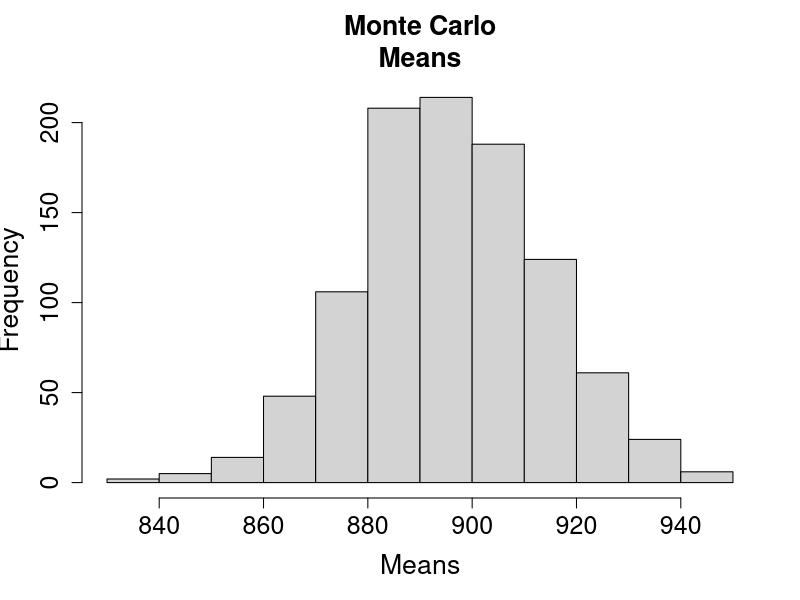
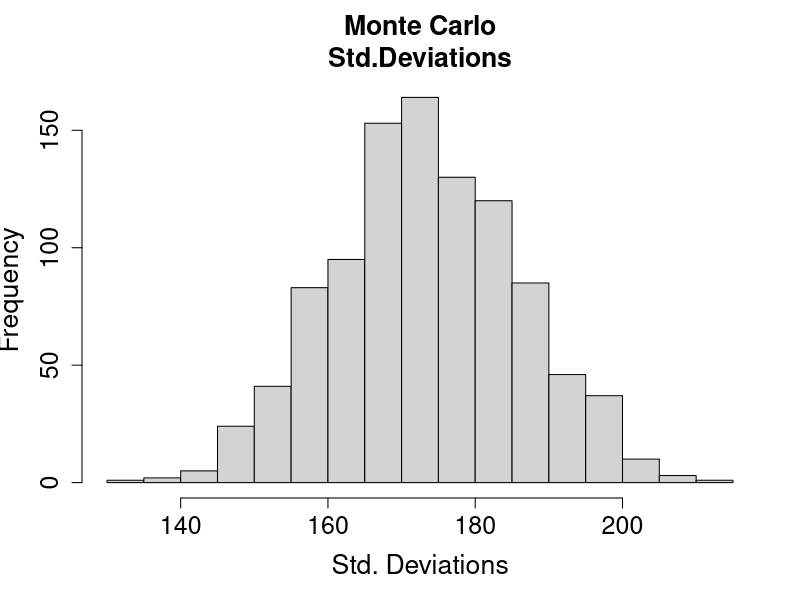
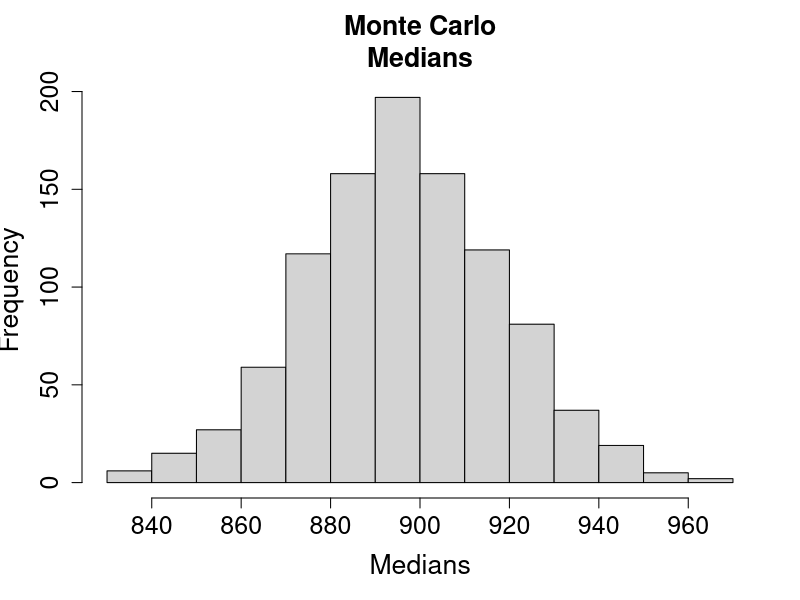
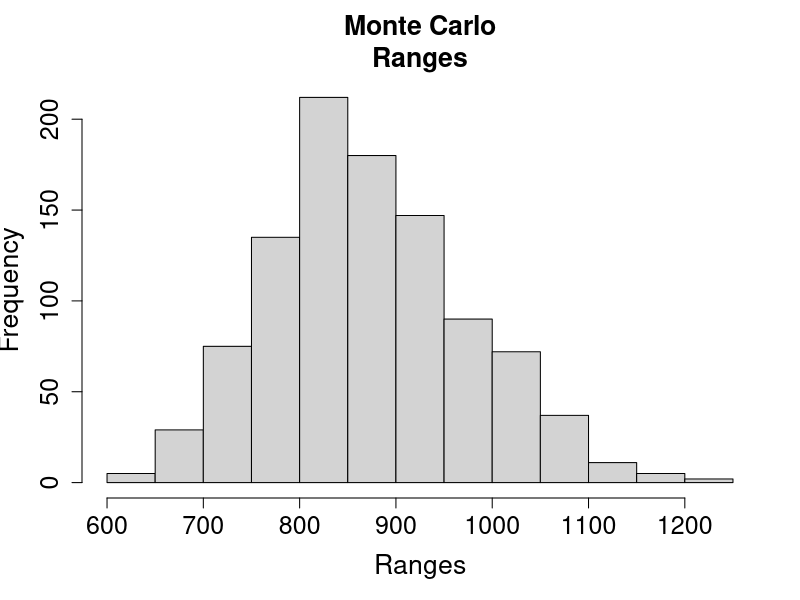
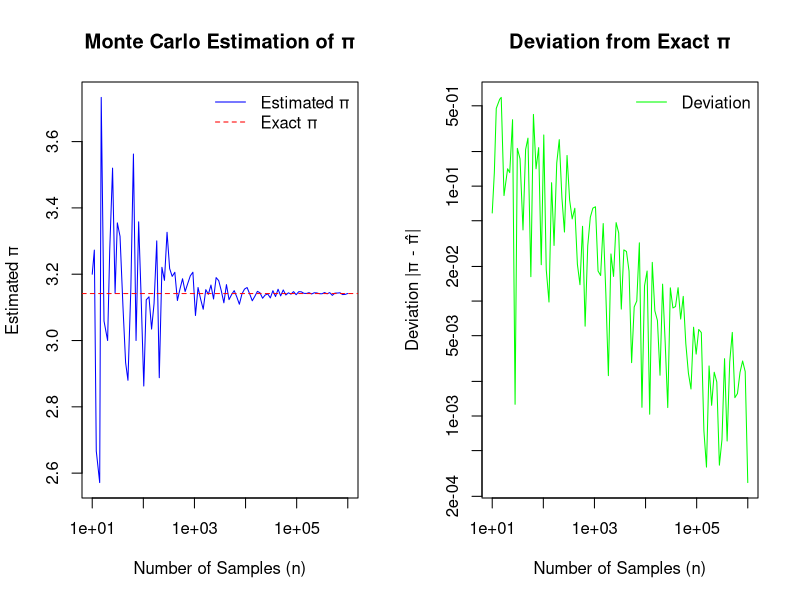
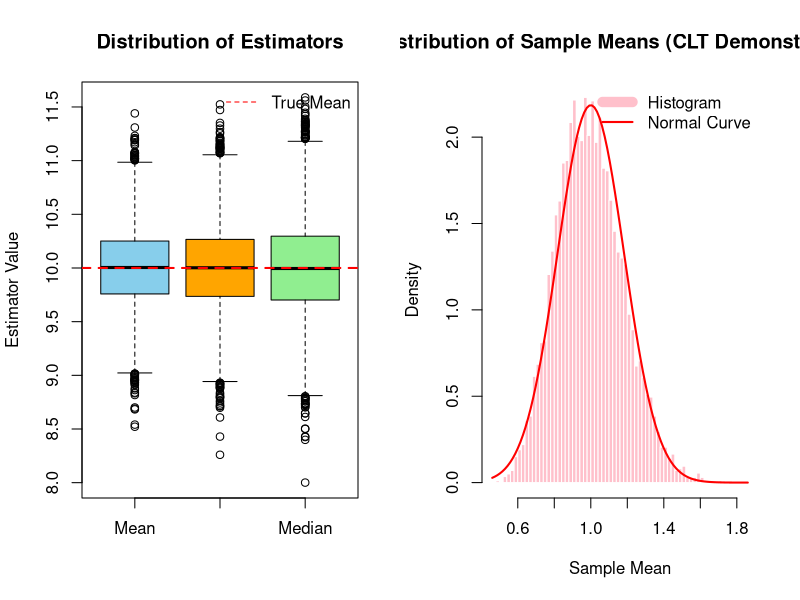
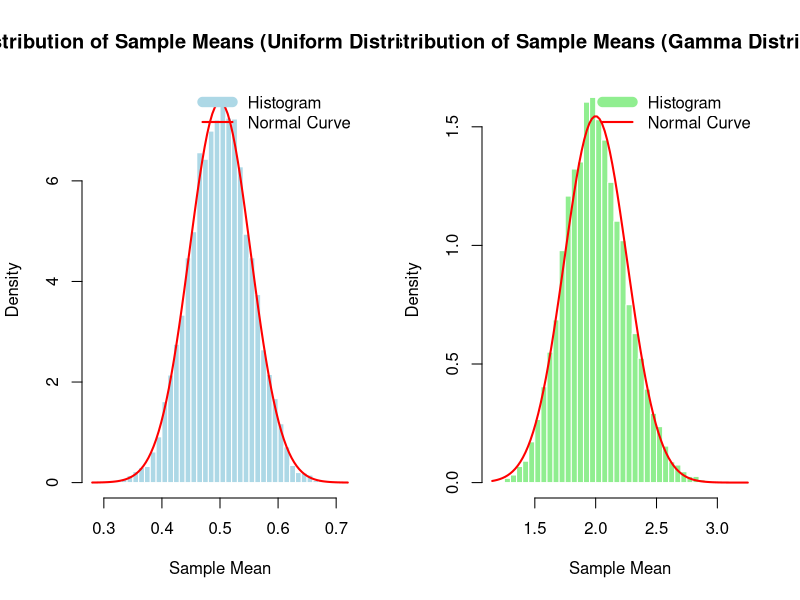
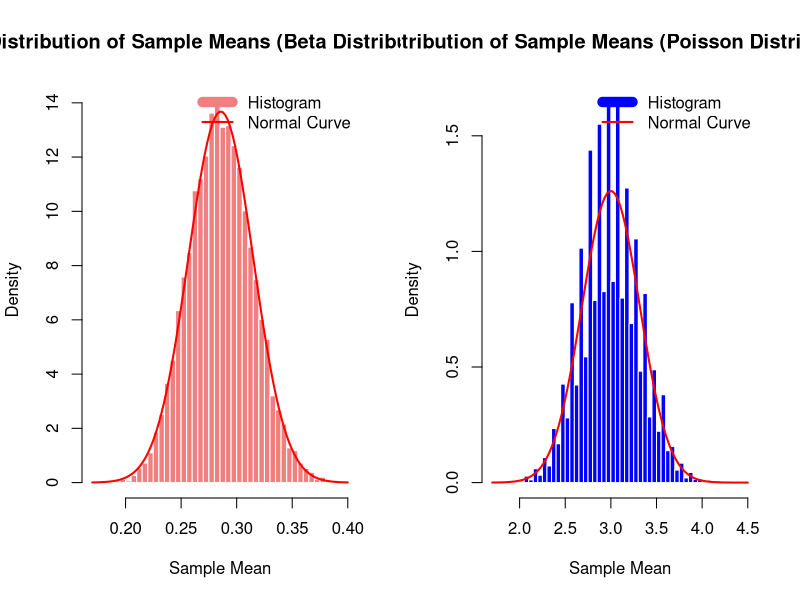

These figures' R source, in order:
## ---- chunk 1
# Normal Distribution
rnorm(100, mean=10,sd=4)

# Binomial Distribution
rbinom(6,size=1,prob=0.5)

# Uniform Distribution
runif(50,min=0,max=100)
## ---- chunk 2
#Data Genaration
m <- 1000
n <- 100
x <- matrix(rnorm((m*n),896,174), nrow=m)
means <- apply(x,MARGIN=1,FUN=mean)
sdevs <- apply(x,MARGIN=1,FUN=sd)
medians <- apply(x,MARGIN=1,FUN=median)
ranges <- apply(apply(x,MARGIN=1,FUN=range),MARGIN=2,FUN=diff)

# Visualisation

## Hist Mean
hist(means,xlab="Means",ylab="Frequency", main="Monte Carlo
Means",cex.axis=1.5,cex.lab=1.6,cex.main=1.6)

## Hist Sdev
hist(sdevs,xlab="Std. Deviations",ylab= "Frequency",main="Monte Carlo
Std.Deviations",cex.axis=1.5,cex.lab=1.6,cex.main=1.6)

## Hist Median
hist(medians,xlab="Medians",ylab="Frequency", main="Monte Carlo
Medians",cex.axis=1.5,cex.lab=1.6,cex.main=1.6)

##  Hist Range
hist(ranges,xlab="Ranges",ylab="Frequency", main="Monte Carlo
Ranges",cex.axis=1.5,cex.lab=1.6,cex.main=1.6)
## ---- chunk 3
# Monte Carlo Simulation to Estimate π
monte_carlo_pi <- function(n) {
  x <- runif(n, -1, 1) # produce x coordinate
  y <- runif(n, -1, 1) # produce y coordinate
  inside_circle <- (x^2 + y^2) <= 1  # Check if points fall inside the unit circle
  pi_estimate <- 4 * sum(inside_circle) / n  # Estimate π using the ratio
  return(pi_estimate)
}

# Parameters for the simulation
n_values <- as.integer(10^seq(1, 6, length.out = 100))  # Vary n from 10 to 1,000,000
pi_exact <- pi  # Exact value of π
estimates <- numeric(length(n_values))  # Store estimates of π
deviations <- numeric(length(n_values))  # Store deviations from exact value

# Perform Monte Carlo simulation for different n values
for (i in seq_along(n_values)) {
  n <- n_values[i]
  estimates[i] <- monte_carlo_pi(n)
  deviations[i] <- abs(pi_exact - estimates[i])
}

# Plotting
par(mfrow = c(1, 2))  # Create a 1x2 plot layout

# Plot π estimates
plot(n_values, estimates, type = "l", log = "x", col = "blue", 
     xlab = "Number of Samples (n)", ylab = "Estimated π", 
     main = "Monte Carlo Estimation of π")
abline(h = pi_exact, col = "red", lty = 2)  # Add horizontal line for exact π
legend("topright", legend = c("Estimated π", "Exact π"), 
       col = c("blue", "red"), lty = c(1, 2), bty = "n")

# Plot deviations
plot(n_values, deviations, type = "l", log = "xy", col = "green", 
     xlab = "Number of Samples (n)", ylab = "Deviation |π - π̂|", 
     main = "Deviation from Exact π")
legend("topright", legend = c("Deviation"), 
       col = c("green"), lty = c(1), bty = "n")
## ---- chunk 4
set.seed(123)  # For reproducibility

# Parameters
n <- 30  # Sample size
mu <- 10  # True mean
sigma <- 2  # True standard deviation
N_sim <- 10000  # Number of simulations

# Initialize vectors to store the estimators
mean_estimates <- numeric(N_sim)
trimmed_mean_estimates <- numeric(N_sim)
median_estimates <- numeric(N_sim)

# Monte Carlo Simulation
for (i in 1:N_sim) {
  # Generate random sample
  sample <- rnorm(n, mean = mu, sd = sigma)
  
  # Compute estimators
  mean_estimates[i] <- mean(sample)  # Sample mean
  trimmed_mean_estimates[i] <- mean(sample, trim = 0.2)  # 20% trimmed mean
  median_estimates[i] <- median(sample)  # Sample median
}

# Compute biases
mean_bias <- mean(mean_estimates) - mu
trimmed_mean_bias <- mean(trimmed_mean_estimates) - mu
median_bias <- mean(median_estimates) - mu

# Display results
cat("Bias of Sample Mean: ", mean_bias, "\n")
cat("Bias of 20% Trimmed Mean: ", trimmed_mean_bias, "\n")
cat("Bias of Sample Median: ", median_bias, "\n")

# Visualization
boxplot(mean_estimates, trimmed_mean_estimates, median_estimates, 
        names = c("Mean", "Trimmed Mean", "Median"),
        main = "Distribution of Estimators",
        ylab = "Estimator Value",
        col = c("skyblue", "orange", "lightgreen"))
abline(h = mu, col = "red", lty = 2, lwd = 2)  # True mean
legend("topright", legend = "True Mean", col = "red", lty = 2, bty = "n")

## ---- chunk 5
set.seed(1000)  # For reproducibility

# Parameters
n <- 30  # Sample size
N_sim <- 10000  # Number of simulations

# Generate sample means from a non-normal distribution (Exponential)
sample_means <- numeric(N_sim)
for (i in 1:N_sim) {
  sample <- rexp(n, rate = 1)  # Exponential distribution with rate = 1
  sample_means[i] <- mean(sample)  # Compute sample mean
}

# Theoretical normal distribution
mean_theoretical <- 1  # Mean of Exponential(1) = 1
sd_theoretical <- 1 / sqrt(n)  # Standard deviation of the sampling distribution

# Visualization
hist(sample_means, breaks = 50, probability = TRUE, 
     main = "Distribution of Sample Means (CLT Demonstration)",
     xlab = "Sample Mean", col = "pink", border = "white")
curve(dnorm(x, mean = mean_theoretical, sd = sd_theoretical), 
      col = "red", lwd = 2, add = TRUE)  # Overlay normal curve
legend("topright", legend = c("Histogram", "Normal Curve"), 
       col = c("pink", "red"), lty = c(1, 1), lwd = c(10, 2), bty = "n")

## ---- chunk 6
set.seed(1000)  # For reproducibility

# Parameters
n <- 30  # Sample size
N_sim <- 10000  # Number of simulations

# Generate sample means from a uniform distribution
sample_means_uniform <- numeric(N_sim)
for (i in 1:N_sim) {
  sample <- runif(n, min = 0, max = 1)  # Uniform distribution between 0 and 1
  sample_means_uniform[i] <- mean(sample)  # Compute sample mean
}

# Theoretical normal distribution
mean_theoretical_uniform <- 0.5  # Mean of Uniform(0, 1) = (0 + 1) / 2
sd_theoretical_uniform <- sqrt((1/12) / n)  # Standard deviation of the sampling distribution

# Visualization
hist(sample_means_uniform, breaks = 50, probability = TRUE, 
     main = "Distribution of Sample Means (Uniform Distribution)",
     xlab = "Sample Mean", col = "lightblue", border = "white")
curve(dnorm(x, mean = mean_theoretical_uniform, sd = sd_theoretical_uniform), 
      col = "red", lwd = 2, add = TRUE)  # Overlay normal curve
legend("topright", legend = c("Histogram", "Normal Curve"), 
       col = c("lightblue", "red"), lty = c(1, 1), lwd = c(10, 2), bty = "n")
## ---- chunk 7
set.seed(1000)  # For reproducibility

# Parameters
n <- 30  # Sample size
N_sim <- 10000  # Number of simulations

# Generate sample means from a gamma distribution
sample_means_gamma <- numeric(N_sim)
for (i in 1:N_sim) {
  sample <- rgamma(n, shape = 2, rate = 1)  # Gamma distribution with shape = 2, rate = 1
  sample_means_gamma[i] <- mean(sample)  # Compute sample mean
}

# Theoretical normal distribution
mean_theoretical_gamma <- 2  # Mean of Gamma(2, 1) = shape / rate = 2
sd_theoretical_gamma <- sqrt(2 / n)  # Standard deviation of the sampling distribution

# Visualization
hist(sample_means_gamma, breaks = 50, probability = TRUE, 
     main = "Distribution of Sample Means (Gamma Distribution)",
     xlab = "Sample Mean", col = "lightgreen", border = "white")
curve(dnorm(x, mean = mean_theoretical_gamma, sd = sd_theoretical_gamma), 
      col = "red", lwd = 2, add = TRUE)  # Overlay normal curve
legend("topright", legend = c("Histogram", "Normal Curve"), 
       col = c("lightgreen", "red"), lty = c(1, 1), lwd = c(10, 2), bty = "n")
## ---- chunk 8
set.seed(1000)  # For reproducibility

# Parameters
n <- 30  # Sample size
N_sim <- 10000  # Number of simulations

# Generate sample means from a beta distribution
sample_means_beta <- numeric(N_sim)
for (i in 1:N_sim) {
  sample <- rbeta(n, shape1 = 2, shape2 = 5)  # Beta distribution with shape1 = 2, shape2 = 5
  sample_means_beta[i] <- mean(sample)  # Compute sample mean
}

# Theoretical normal distribution
mean_theoretical_beta <- 2 / (2 + 5)  # Mean of Beta(2, 5) = shape1 / (shape1 + shape2)
sd_theoretical_beta <- sqrt((2 * 5) / ((2 + 5)^2 * (2 + 5 + 1))) / sqrt(n)  # Standard deviation of the sampling distribution

# Visualization
hist(sample_means_beta, breaks = 50, probability = TRUE, 
     main = "Distribution of Sample Means (Beta Distribution)",
     xlab = "Sample Mean", col = "lightcoral", border = "white")
curve(dnorm(x, mean = mean_theoretical_beta, sd = sd_theoretical_beta), 
      col = "red", lwd = 2, add = TRUE)  # Overlay normal curve
legend("topright", legend = c("Histogram", "Normal Curve"), 
       col = c("lightcoral", "red"), lty = c(1, 1), lwd = c(10, 2), bty = "n")
## ---- chunk 9
set.seed(1000)  # For reproducibility

# Parameters
n <- 30  # Sample size
N_sim <- 10000  # Number of simulations

# Generate sample means from a Poisson distribution
sample_means_poisson <- numeric(N_sim)
for (i in 1:N_sim) {
  sample <- rpois(n, lambda = 3)  # Poisson distribution with lambda = 3
  sample_means_poisson[i] <- mean(sample)  # Compute sample mean
}

# Theoretical normal distribution
mean_theoretical_poisson <- 3  # Mean of Poisson(lambda) = lambda
sd_theoretical_poisson <- sqrt(3 / n)  # Standard deviation of the sampling distribution

# Visualization
hist(sample_means_poisson, breaks = 50, probability = TRUE, 
     main = "Distribution of Sample Means (Poisson Distribution)",
     xlab = "Sample Mean", col = "blue", border = "white")
curve(dnorm(x, mean = mean_theoretical_poisson, sd = sd_theoretical_poisson), 
      col = "red", lwd = 2, add = TRUE)  # Overlay normal curve
legend("topright", legend = c("Histogram", "Normal Curve"), 
       col = c("blue", "red"), lty = c(1, 1), lwd = c(10, 2), bty = "n")
